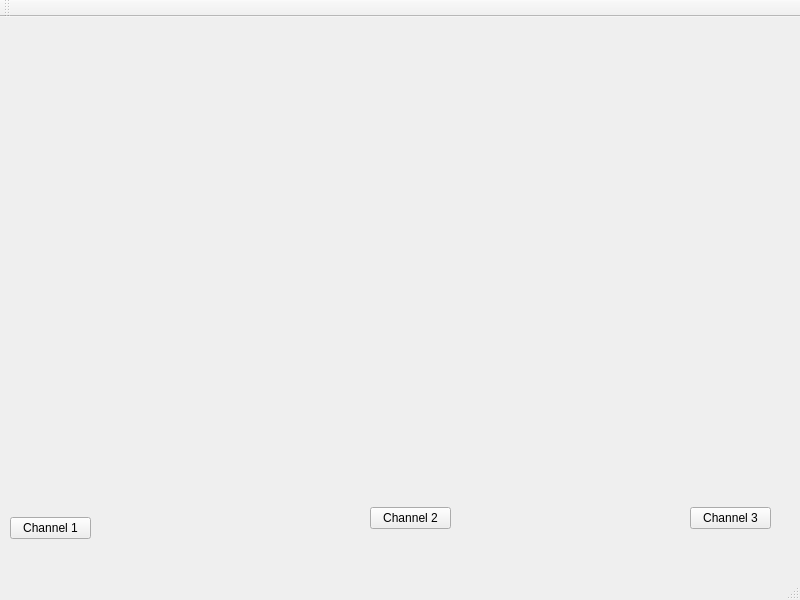
<?xml version="1.0" encoding="UTF-8"?>
<ui version="4.0">
 <class>COPDWindow</class>
 <widget class="QMainWindow" name="COPDWindow">
  <property name="geometry">
   <rect>
    <x>0</x>
    <y>0</y>
    <width>800</width>
    <height>600</height>
   </rect>
  </property>
  <property name="windowTitle">
   <string>COPDWindow</string>
  </property>
  <widget class="QWidget" name="centralWidget">
   <widget class="QPushButton" name="btnChannel1">
    <property name="geometry">
     <rect>
      <x>10</x>
      <y>500</y>
      <width>81</width>
      <height>22</height>
     </rect>
    </property>
    <property name="text">
     <string>Channel 1</string>
    </property>
   </widget>
   <widget class="QPushButton" name="btnChannel2">
    <property name="geometry">
     <rect>
      <x>370</x>
      <y>490</y>
      <width>81</width>
      <height>22</height>
     </rect>
    </property>
    <property name="text">
     <string>Channel 2</string>
    </property>
   </widget>
   <widget class="QPushButton" name="buttonChannel3">
    <property name="geometry">
     <rect>
      <x>690</x>
      <y>490</y>
      <width>81</width>
      <height>22</height>
     </rect>
    </property>
    <property name="text">
     <string>Channel 3</string>
    </property>
   </widget>
  </widget>
  <widget class="QToolBar" name="mainToolBar">
   <attribute name="toolBarArea">
    <enum>TopToolBarArea</enum>
   </attribute>
   <attribute name="toolBarBreak">
    <bool>false</bool>
   </attribute>
  </widget>
  <widget class="QMenuBar" name="menuBar">
   <property name="geometry">
    <rect>
     <x>0</x>
     <y>0</y>
     <width>800</width>
     <height>19</height>
    </rect>
   </property>
  </widget>
  <widget class="QStatusBar" name="statusBar"/>
 </widget>
 <layoutdefault spacing="6" margin="11"/>
 <resources/>
 <connections/>
</ui>
